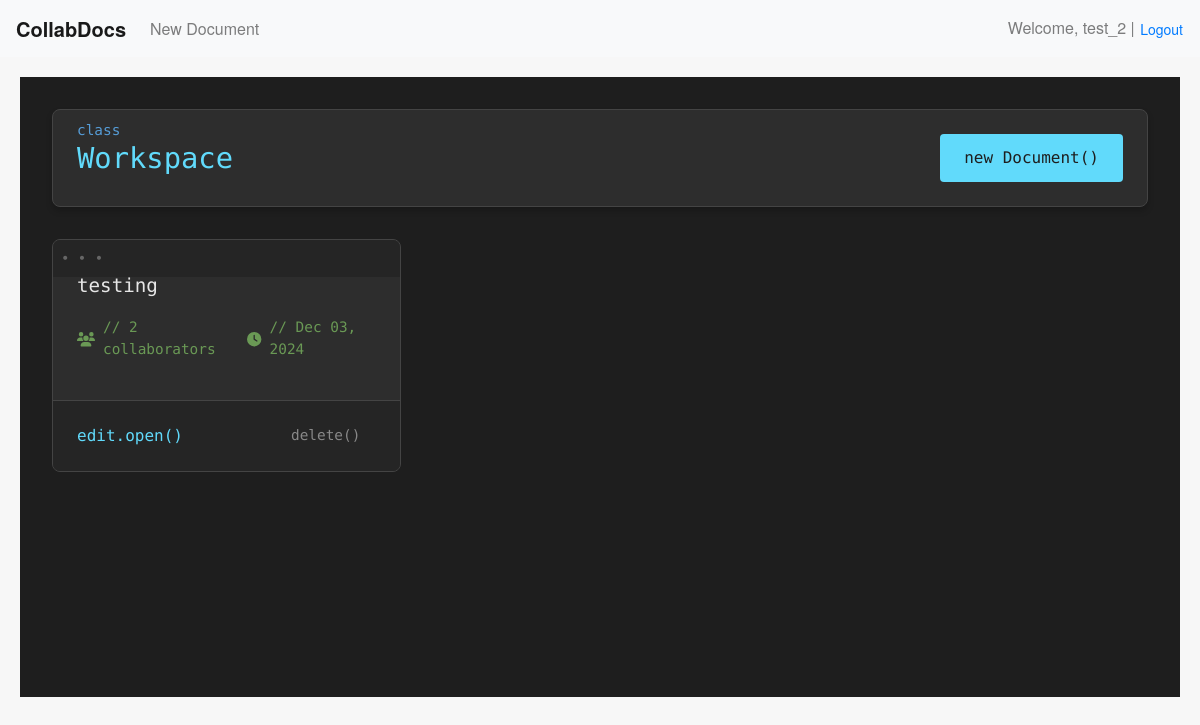
The app's page / (signed in), older data.
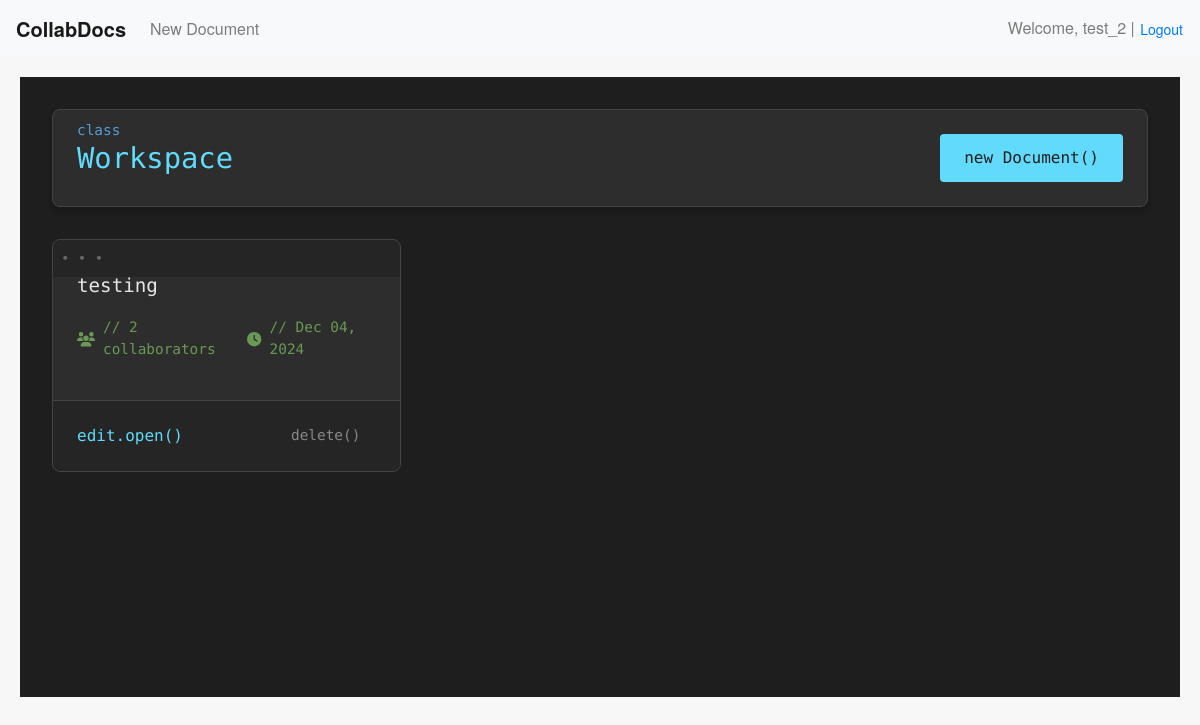
The same page, newer data.
### editor/models.py (models this page shows, shortened)
class Document(models.Model):
    title = models.CharField(max_length=255)
    content = models.TextField(blank=True, default='')  # Store the document content as JSON
    collaborators = models.ManyToManyField(User, related_name='documents')
    created_at = models.DateTimeField(auto_now_add=True)
    updated_at = models.DateTimeField(auto_now=True)

### editor/views.py (the view)
# urls.py: path('', views.document_list, name='document_list'),
@login_required
def document_list(request):
    documents = Document.objects.filter(collaborators=request.user)
    return render(request, 'document_list.html', {'documents': documents})

### templates/document_list.html (shortened to what this page needs)
{% extends 'base.html' %}
{% block content %}
<div class="dashboard-container">
    <div class="dashboard-header">
        <h2 class="dashboard-title">Workspace</h2>
        <a href="{% url 'document_create' %}" class="btn-create">
            new Document()
        </a>
    </div>
    {% if documents %}
    <div class="documents-grid">
        {% for document in documents %}
        <div class="document-card">
            <div class="document-content">
                <a href="{% url 'document_edit' document.pk %}" class="document-title">
                    {{ document.title }}
                </a>
                <div class="document-stats">
                    <span class="stat-item">
                        <i class="fas fa-users"></i>
                        // {{ document.collaborators.count }} collaborators
                    </span>
                    <span class="stat-item">
                        <i class="fas fa-clock"></i>
                        // {{ document.updated_at|date:"M d, Y" }}
                    </span>
                </div>
            </div>
            <div class="document-actions">
                <a href="{% url 'document_edit' document.pk %}" class="btn-edit">
                    edit.open()
                </a>
                <form action="{% url 'document_delete' document.pk %}" method="post" style="margin: 0;">
                    <button type="submit" class="btn-delete" onclick="return confirm('Are you sure you want to delete this document?');">
                        delete()
                    </button>
                </form>
            </div>
        </div>
        {% endfor %}
    </div>
    {% else %}
    <div class="empty-state">
        <h3>// Workspace is empty</h3>
        <p>Initialize your first document to begin</p>
    </div>
    {% endif %}
</div>
{% endblock %}

Row changes from the older to the newer data that the page shows:
changed Document "testing": updated_at "Dec 03, 2024" → "Dec 04, 2024"
